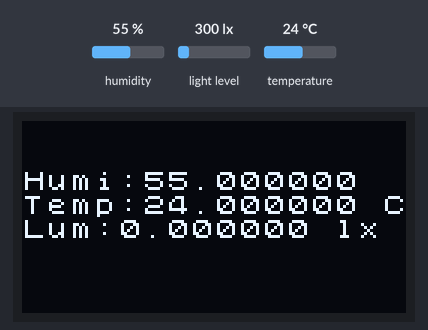
The sketch below on a simulated ESP32. Shown: 128×64 one-colour display. Inputs (shaded band) come from the test bench; at power-on: humidity 55 %, light level 300 lx, temperature 24 °C. WiFi joins after 1.5 s; servers stay silent unless stated; what the sketch prints to the serial monitor is not drawn.

Above: at 5.8 s.

Measured:
- what the display in image 0 shows lasts 16.4 s, from 5.7 s to 22.1 s

The sketch:

tmpHumLum.ino
```cpp
#include <U8x8lib.h>  // bibliothèque à charger a partir de
#include <Wire.h>  // driver I2C
#include "SparkFunHTU21D.h" //Hum, temp
#include <BH1750.h> //lum
#include "WiFi.h"
#include "ThingSpeak.h"
#include "Adafruit_CCS811.h"


// Connection à un réseau précis
char ssid[] = "OnePlus 8T"; // your network SSID (name)
char pass[] = "floflo8t"; // your network passw

// Thingspeak
unsigned long myChannelNumber = 1;
const char * myWriteAPIKey="NTQY5AKGV1X76854" ; //API Key
WiFiClient client;

//Capteurs de température, humidité et de luminosité
U8X8_SSD1306_128X64_NONAME_SW_I2C u8x8(15, 4, 16);
BH1750 lightMeter;
HTU21D myTempHumi;

//Affichage des données des capteurs
void displayData(double temperature, double humidity, uint16_t luminosity)
{
  char dbuf[32];
  u8x8.clear();
  Serial.print(" Temperature:");
  Serial.print(temperature, 1);
  Serial.print("C");
  Serial.print(" Humidity:");
  Serial.print(humidity, 1);
  Serial.print("%");
  Serial.println();
  Serial.print("Light: ");
  Serial.print(luminosity);
  Serial.println(" lx");
  delay(1000);

  sprintf(dbuf,"Humi:%f %",humidity); u8x8.drawString(0,2,dbuf);
  sprintf(dbuf,"Temp:%f C",temperature); u8x8.drawString(0,3,dbuf);
  sprintf(dbuf,"Lum:%f lx",luminosity); u8x8.drawString(0,4,dbuf);
  delay(6000);

}

//Setup
void setup() {

  Serial.begin(9600);
  WiFi.disconnect(true); // effacer de l’EEPROM WiFi credentials

  delay(1000);
  WiFi.begin(ssid, pass);
  delay(1000);

  while (WiFi.status() != WL_CONNECTED) {
    delay(500);
    Serial.print(".");
  }
  IPAddress ip = WiFi.localIP();
  Serial.print("IP Address: ");
  Serial.println(ip);
  Serial.println("WiFi setup ok");

  delay(1000);
  ThingSpeak.begin(client); // connexion (TCP) du client au serveur
  delay(1000);

  Serial.println("ThingSpeak begin");

  delay(100);
  Wire.begin();
  Serial.begin(9600);

  u8x8.begin();  // initialize OLED
  u8x8.setFont(u8x8_font_chroma48medium8_r);

  myTempHumi.begin();
  lightMeter.begin();
  Serial.println("Running...");
}

//Loop
void loop()
{
  float humd = myTempHumi.readHumidity();
  float temp = myTempHumi.readTemperature();
  uint16_t lum = lightMeter.readLightLevel();

  // Association des Fields
  ThingSpeak.setField(1, humd);
  ThingSpeak.setField(2, temp);
  ThingSpeak.setField(3, lum);


  // Affichage des données des capteurs
  displayData(temp,humd,lum);

  // Envoie des données
  ThingSpeak.writeFields(myChannelNumber, myWriteAPIKey);

  delay(10000);

}
```
